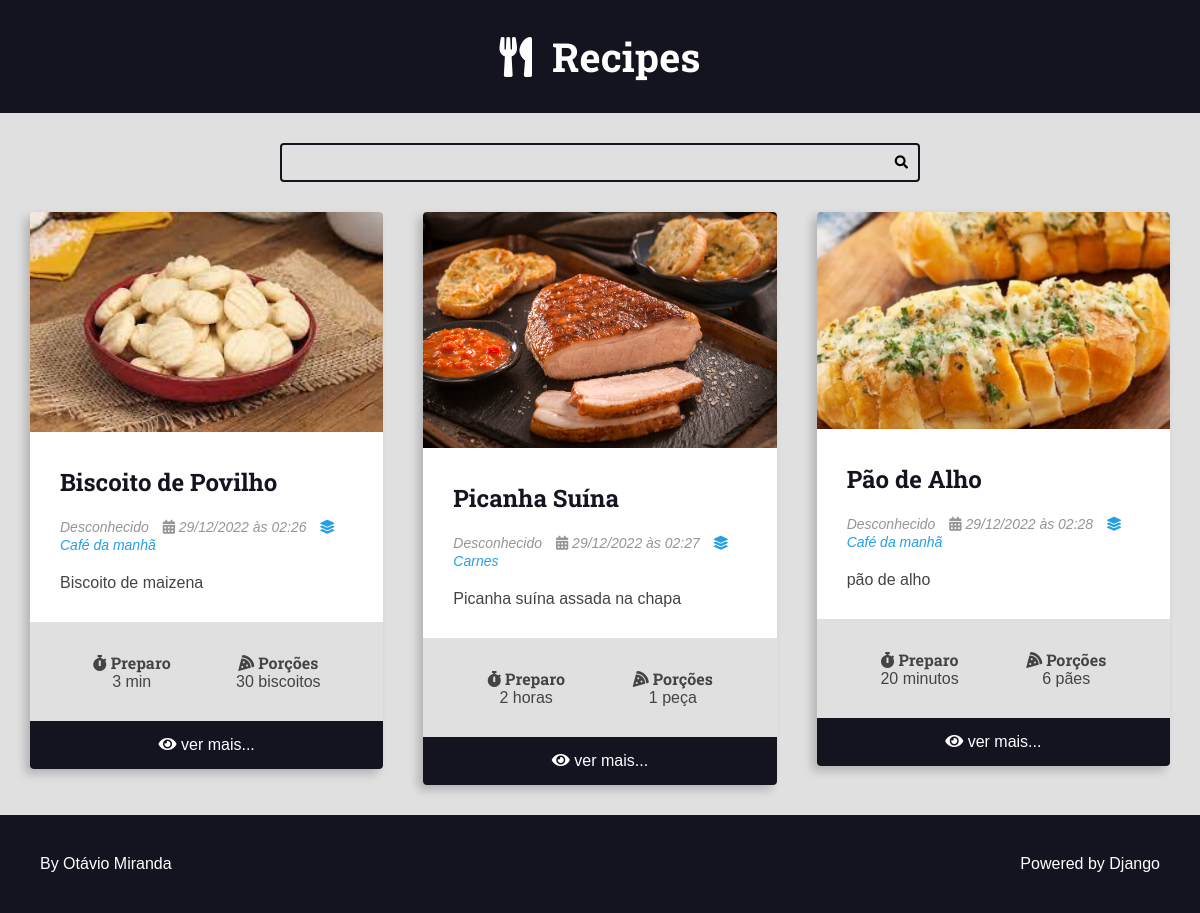
The page / on the database its author committed.
### recipes/models.py (models this page shows, shortened)
class Recipe(models.Model):
    title = models.CharField(max_length=65)
    description = models.CharField(max_length=165)
    slug = models.SlugField()
    preparation_time = models.IntegerField()
    preparation_time_unit = models.CharField(max_length=65)
    servings = models.IntegerField()
    servings_unit = models.CharField(max_length=65)
    preparation_steps = models.TextField()
    preapration_steps_is_html = models.BooleanField(default=False)
    created_at = models.DateTimeField(auto_now_add=True)
    updated_at = models.DateTimeField(auto_now=True)
    is_published = models.BooleanField(default=False)
    cover = models.ImageField(
        upload_to='recies/covers/%Y/%m/%d/', blank=True, default='')
    category = models.ForeignKey(
        Category, on_delete=models.SET_NULL,
        null=True, blank=True, default=None)
    author = models.ForeignKey(
        User, on_delete=models.SET_NULL, null=True, blank=True)

class Category(models.Model):
    name = models.CharField(max_length=65)

### recipes/views.py (the view)
# urls.py: 2. Add a URL to urlpatterns:  path('', views.home, name='home')
def home(request):
    recipes = Recipe.objects.filter(
        is_published=True,
    )
    return render(request, 'recipes/pages/home.html', context={
        'recipes': recipes,
    })

### recipes/templates/recipes/pages/home.html (shortened to what this page needs)
{% extends './base.html' %}
{% block content %}
    <div class="main-content main-content-list container">
        {% for recipe in recipes %}
            {% include 'recipes/partials/recipes.html' %}
        {% empty %}
            <div>
                <h1>No recipes found here </h1>
            </div>
        {% endfor %}
    </div>
{% endblock content %}

### recipes/templates/recipes/partials/recipes.html (shortened to what this page needs)
<div class="recipe recipe-list-item">
    <div class="recipe-cover">
        <a href="{% url 'recipes:recipe' recipe.id %}">
            <img src="{{ recipe.cover.url }}" alt="Temporário" style="width: 100%">
        </a>
    </div>
    <div class="recipe-title-container">
        <h2 class="recipe-title">
            <a href="{% url 'recipes:recipe' recipe.id %}">
                {{ recipe.title }}
            </a>
        </h2>
    </div>
    <div class="recipe-author">
        <span class="recipe-author-item">
            {% if recpie.author is not None %}
                <i class="fas fa-user"></i>
                {{ recipe.author.first_name }} {{ recipe.author.last_name }}
            {% else %}
                Desconhecido
            {% endif %}
        </span>
        <span class="recipe-author-item">
            <i class="fas fa-calendar-alt"></i>
            {{ recipe.created_at|date:"d/m/Y" }} às {{ recipe.created_at|date:"H:i" }}
        </span>
        {% if recipe.category is not None %}
        <span class="recipe-author-item">
            <a href="{% url 'recipes:category' recipe.category.id %}">
                <i class="fas fa-layer-group"></i>
                <span>{{ recipe.category.name }}</span>
            </a>
        </span>
        {% endif %}
    </div>
    <div class="recipe-content">
        <p>{{ recipe.description }}</p>
    </div>
    <div class="recipe-meta-container">
        <div class="recipe-meta recipe-preparation">
            <h3 class="recipe-meta-title"><i class="fas fa-stopwatch"></i> Preparo</h3>
            <div class="recipe-meta-text">
                {{ recipe.preparation_time }} {{ recipe.preparation_time_unit }}
            </div>
        </div>
        <div class="recipe-meta recipe-servings">
            <h3 class="recipe-meta-title"><i class="fas fa-pizza-slice"></i> Porções</h3>
            <div class="recipe-meta-text">
                {{ recipe.servings }} {{ recipe.servings_unit }}
            </div>
        </div>
    </div>
    {% if is_detail_page is not True %}
    <footer class="recipe-footer">
        <a class="recipe-read-more button button-dark button-full-width" href="{% url 'recipes:recipe' recipe.id %}">
            <i class="fas fa-eye"></i>
            <span>ver mais...</span>
        </a>
    </footer>
    {% endif %}
</div>

### recipes/static/recipes/css/styles.css (style rules this page uses)
:root { --color-primary: #269fe6; --color-primary-hover: #2086c2; --color-primary-dark: #13141f; --color-primary-dark-hover: #212336; --color-primary-light: #d4ecfa; --color-primary-light-hover: #bdd8e7; --color-white: #fff; --color-black: #000; --color-dark-text: #444; --color-info-light: #cce5ff; --color-debug-light: #cce5ff; --color-success-light: #d4edda; --color-alert-light: #fff3cd; --color-warning-light: #fff3cd; --color-error-light: #f8d7da; --color-info-dark: #4d86c4; --color-debug-dark: #4d86c4; --color-success-dark: #4a9c5d; --color-alert-dark: #927f40; --color-warning-dark: #927f40; --color-error-dark: #da525d; --color-gray-0: #f9f9f9; --color-gray-1: #e0e0e0; --color-gray-2: #c7c7c7; --color-gray-3: #aeaeae; --color-gray-4: #959595; --color-gray-5: #7d7d7d; --color-gray-6: #646464; --color-gray-7: #4b4b4b; --color-gray-8: #323232; --color-gray-9: #191919; --font-primary: sans-serif; --font-headings: 'Roboto Slab', serif; --spacing-gutter-medium: 3rem; --spacing-gutter-large: 4rem; }
* { padding: 0; margin: 0; box-sizing: border-box; }
html { font-size: 62.5%; }
body { font-size: 1.6rem; font-family: var(--font-primary); background: var(--color-gray-1); color: var(--color-dark-text); }
h1, h2, h3, h4, h5, h6 { font-family: var(--font-headings); }
img { max-width: 100%; }
a { color: var(--color-primary); text-decoration: none; }
.container { max-width: 144rem; margin: 0 auto; padding: var(--spacing-gutter-medium); }
.main-content { padding-top: 0; }
.main-content-list { display: grid; grid-template-columns: repeat(auto-fit, minmax(340px, 1fr)); gap: var(--spacing-gutter-large); }
.recipe { background: var(--color-white); box-shadow: -5px 5px 10px rgba(0, 0, 0, 0.2); transform: scale(1); transition: all 300ms ease-in-out; border-radius: 0.4rem; overflow: hidden; }
.recipe img { max-width: 100%; }
.recipe-list-item { max-width: 64rem; height: fit-content; }
.recipe-title-container { padding: var(--spacing-gutter-medium); padding-bottom: 2rem; }
.recipe-title-container a { text-decoration: none; color: var(--color-primary-dark); }
.recipe-author { padding: 0 var(--spacing-gutter-medium); }
.recipe-content { padding: var(--spacing-gutter-medium); padding-top: 2rem; }
.recipe-author-item { color: var(--color-gray-4); margin-right: 1rem; font-style: italic; font-size: 1.4rem; }
.recipe-author a { color: var(--color-primary); transition: all 300ms ease-in-out; text-decoration: none; }
.recipe-meta-container { display: flex; flex-flow: row wrap; padding: var(--spacing-gutter-medium); background: var(--color-gray-1); }
.recipe-meta { display: flex; flex-flow: column nowrap; flex-shrink: 1; flex-grow: 1; text-align: center; }
.recipe-meta-title { font-size: 1.6rem; }
.recipe-footer a { background: var(--color-primary-dark); display: block; color: var(--color-white); text-decoration: none; text-align: center; padding: 1.5rem var(--spacing-gutter-medium); transition: all 300ms ease-in-out; }

### rows shown on the page
Recipe: cover (picture), title "Biscoito de Povilho", created_at "29/12/2022", created_at "02:26", category.name "Café da manhã", description "Biscoito de maizena", preparation_time "3", preparation_time_unit "min", servings "30", servings_unit "biscoitos"
Recipe: cover (picture), title "Picanha Suína", created_at "29/12/2022", created_at "02:27", category.name "Carnes", description "Picanha suína assada na chapa", preparation_time "2", preparation_time_unit "horas", servings "1", servings_unit "peça"
Recipe: cover (picture), title "Pão de Alho", created_at "29/12/2022", created_at "02:28", category.name "Café da manhã", description "pão de alho", preparation_time "20", preparation_time_unit "minutos", servings "6", servings_unit "pães"
